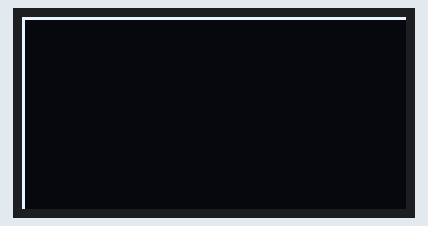
Recording of a sketch running on a simulated Arduino Uno, built with avr-gcc and run on an emulated ATmega328P. On the bench: 128×64 one-colour display.

Above: at 0.21 s.
At 5.02 s:
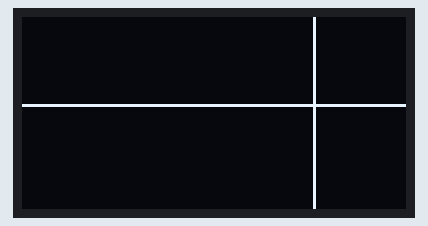
At 9.83 s:
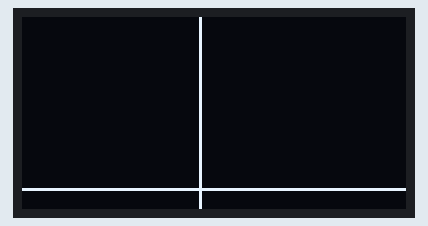
At 19.77 s:
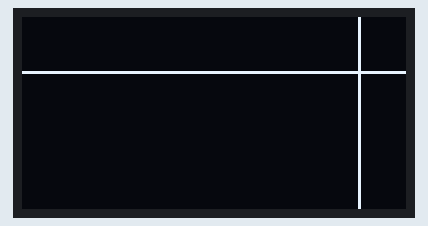
At 29.71 s:
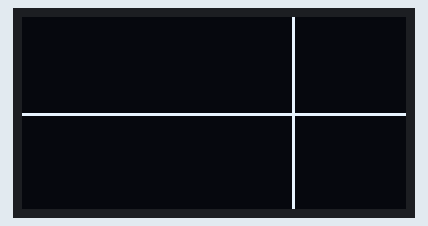
At 39.65 s:
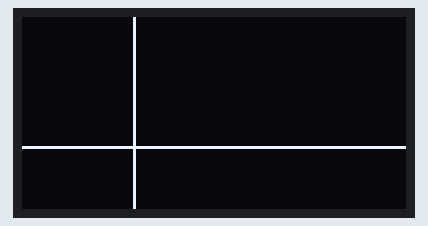

The sketch:

OLED.ino
```cpp
#include <GyverOLED.h>
GyverOLED<SSD1306_128x64, OLED_NO_BUFFER> oled;

int x;
int y;
int x1;
int y1;

void setup() {
  oled.init();        // инициализация
  oled.clear();
  oled.setScale(1);


}
void loop() {
  oled.clear();
  oled.line(0, y, 128, y, 1);
  oled.line(x, 0, x, 64, 1);
  delay(25);
  if (x1 == 0) {
    x++;
  }
  if (x1 == 1) {
    x--;
  }
  if (x == 0) {
    x1 = 0;
  }
  if (x == 127) {
    x1 = 1;
  }
  if (y1 == 0) {
    y++;
  }
  if (y1 == 1) {
    y--;
  }
  if (y == 0) {
    y1 = 0;
  }
  if (y == 63) {
    y1 = 1;
  }
}
```
